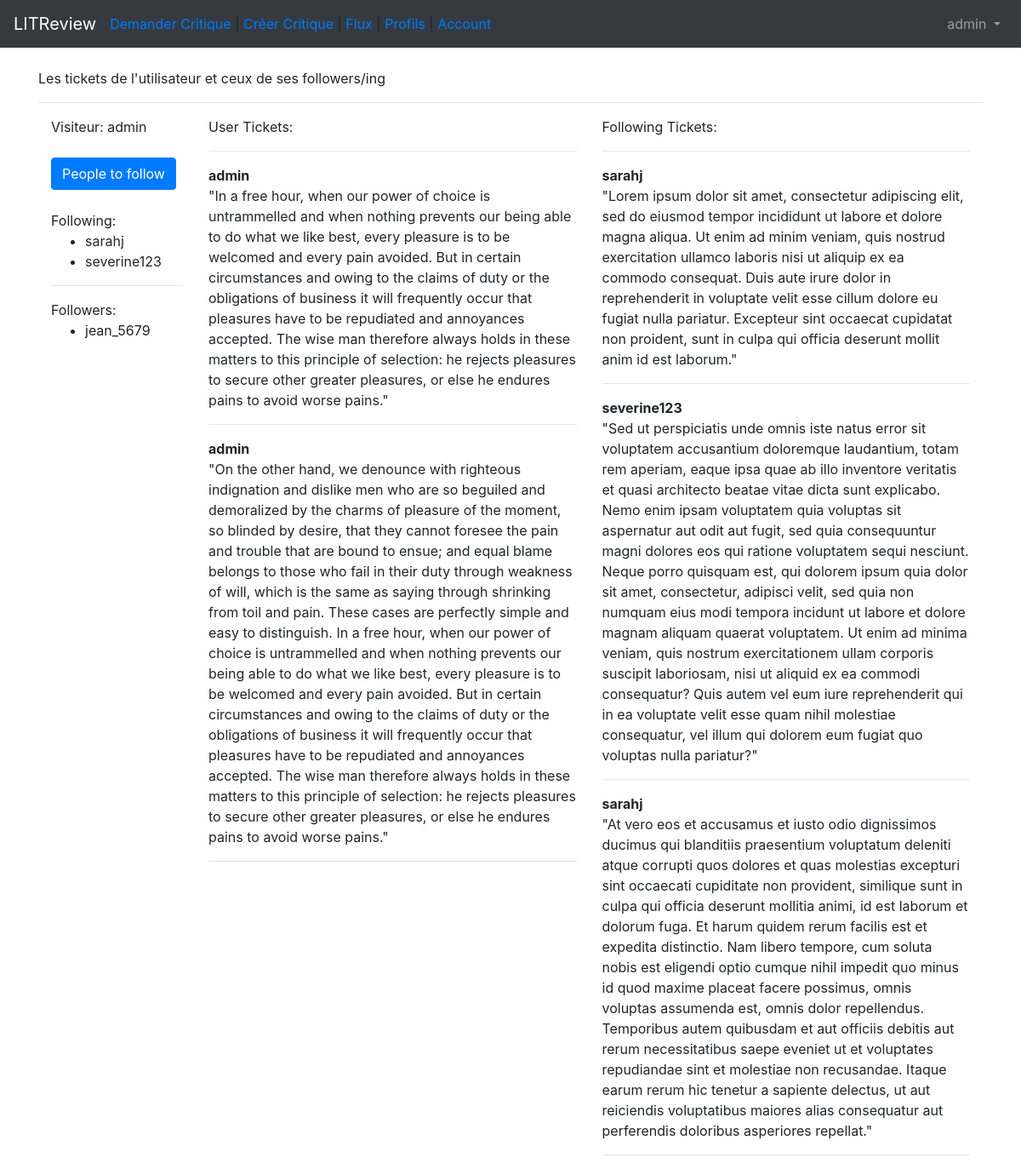
Screenshot of /tickets/account/ (signed in) with the database file from the repository.
### users/models.py (models this page shows)
class CustomUser(AbstractUser):
    age = models.PositiveIntegerField(null=True, blank=True)

### profiles/models.py (models this page shows)
class Profile(models.Model):
    user = models.OneToOneField(to=settings.AUTH_USER_MODEL, on_delete=models.CASCADE)
    following = models.ManyToManyField(to=settings.AUTH_USER_MODEL, related_name='following', blank=True)
    updated = models.DateTimeField(auto_now=True)
    created = models.DateTimeField(auto_now_add=True)
    def profiles_tickets(self):
        return self.ticket_set.all()
    def __str__(self):
        return str(self.user.username)
    class Meta:
        ordering = ('-created',)

### tickets/models.py (models this page shows, shortened)
class Ticket(models.Model):
    title = models.CharField(max_length=128)
    description = models.TextField(max_length=2048, blank=True)
    author = models.ForeignKey(Profile, on_delete=models.CASCADE)
    image = models.ImageField(null=True, blank=True)
    updated = models.DateTimeField(auto_now=True)
    created = models.DateTimeField(auto_now_add=True)
    class Meta:
        ordering = ['-created']

### tickets/views.py (the view)
# urls.py: path('account/', tickets_of_following_profiles, name='tickets-follow-view'),
@login_required
def tickets_of_following_profiles(request):
    profile = Profile.objects.get(user=request.user)
    users = [user for user in profile.following.all()]
    tickets = []
    qs= None
    for dude in users:
        p = Profile.objects.get(user=dude)
        p_tickets = p.ticket_set.all()
        tickets.append(p_tickets)
    my_tickets = profile.profiles_tickets()
    tickets.append(my_tickets)
    if len(tickets)>0:
        qs = sorted(chain(*tickets), reverse=True, key=lambda obj: obj.created)
    all_users = get_user_model().objects.values()
    context= {'profile':profile, 'tickets': qs, 'allusers': all_users}
    return render(request, 'tickets/main.html', context)

### tickets/templates/tickets/main.html (shortened to what this page needs)
{% extends 'base.html' %}
{% block content %}
Les tickets de l'utilisateur et ceux de ses followers/ing
<hr>
<div class="container">
    <div class="row">
        <div class="col-2">
            Visiteur: {{ profile }}
            <br><br>
            <a href="{% url 'profiles:profile-list-view' %}">
                <button type="button" class="btn btn-primary">People to follow</button>
            </a>
            <br><br>
            Following:
            <ul>
                {% for p in profile.following.all %}
                <li>{{p}}</li>
                {% endfor %}
            </ul>
            <hr>
            Followers: <br>
            <ul>
                {% for dude in user.following.all %}
                <li>{{dude}}</li>
                {% endfor %}
            </ul>
        </div>
        <div class="col-5">
            User Tickets:
            <hr>
            {% for t in tickets %}
                {% if profile == t.author %}
                <b>{{t.author}}</b>
                <br>
                {{t.description}}
                <hr>
                {% endif %}
            {% endfor %}
        </div>
        <div class="col-5">
            Following Tickets:
            <hr>
            {% for t in tickets %}
                {% if profile != t.author %}
                <b>{{t.author}}</b>
                <br>
                {{t.description}}
                <hr>
                {% endif %}
            {% endfor %}
        </div>
    </div>
</div>
{% endblock content %}

### templates/base.html (shortened to what this page needs)
<!DOCTYPE html>
<html lang="fr">
    <head>
        <link rel="stylesheet" href="https://cdn.jsdelivr.net/npm/bootstrap@4.6.0/dist/css/bootstrap.min.css">
        <link rel="stylesheet" href="https://cdnjs.cloudflare.com/ajax/libs/font-awesome/4.7.0/css/font-awesome.min.css">
    </head>
    <body>
        <nav class="navbar navbar-expand-md navbar-dark bg-dark mb-4">
            <a class="navbar-brand" href="{% url 'home' %}">LITReview</a>
            {% if user.is_authenticated %}
                <ul class="navbar-nav mr-auto">
                    <li class="nav-item">
                        <a href="{% url 'ticket_new' %}">Demander Critique</a>
                    </li>
                    <li class="nav-item">
                        <span>&nbsp;|&nbsp;</span>
                    </li>
                    <li class="nav-item">
                        <a href="">Créer Critique</a>
                    </li>
                    <li class="nav-item">
                        <span>&nbsp;|&nbsp;</span>
                    </li>
                    <li class="nav-item">
                        <a href="{% url 'ticket_list' %}">Flux</a>
                    </li>
                    <li class="nav-item">
                        <span>&nbsp;|&nbsp;</span>
                    </li>
                    <li class="nav-item">
                        <a href="{% url 'profiles:profile-list-view' %}">Profils</a>
                    </li>
                    <li class="nav-item">
                        <span>&nbsp;|&nbsp;</span>
                    </li>
                    <li class="nav-item">
                        <a href="{% url 'tickets-follow-view' %}">Account</a>
                    </li>
                </ul>
            {% endif %}
            <div class="collapse navbar-collapse" id="navbarCollapse">
                {% if user.is_authenticated %}
                <ul class="navbar-nav ml-auto">
                    <li class="nav-item">
                        <a class="nav-link dropdown-toggle"
                            href="#"
                            id="userMenu"
                            data-toggle="dropdown"
                            aria-haspopup="true"
                            aria-expanded="false">
                            {{ user.username }}
                        </a>
                    </li>
                </ul>
                {% else %}
                <form class="form-inline ml-auto">
                    <a href="{% url 'login' %}" class="btn btn-outline-secondary"> Se connecter</a>
                    <a href="{% url 'signup' %}" class="btn btn-primary ml-2"> S'inscrire</a>
                </form>
                {% endif %}
            </div>
        </nav>
        <div class="container">
            {% block content %}
            {% endblock content %}
        </div>
    </body>
</html>

### rows the page displays
CustomUser: username "admin"
Profile: user.username "admin"
CustomUser: username "sarahj"
CustomUser: username "severine123"
Profile: user.username "jean_5679"
Ticket: author "admin", description "\"In a free hour, when our power of choice is untrammelled and when nothing prevents our being able to do what we like best, every pleasure is to be welcomed and every pain avoided. But in certain circumstances and owing to the claims of duty or the obligations of business it will frequently occur that pleasures have to be repudiated and annoyances accepted. The wise man therefore always holds in these matters to this principle of selection: he rejects pleasures to secure other greater pleasures, or else he endures pains to avoid worse pains.\""
Ticket: author "admin", description "\"On the other hand, we denounce with righteous indignation and dislike men who are so beguiled and demoralized by the charms of pleasure of the moment, so blinded by desire, that they cannot foresee the pain and trouble that are bound to ensue; and equal blame belongs to those who fail in their duty through weakness of will, which is the same as saying through shrinking from toil and pain. These cases are perfectly simple and easy to distinguish. In a free hour, when our power of choice is untrammelled and when nothing prevents our being able to do what we like best, every pleasure is to be welcomed and every pain avoided. But in certain circumstances and owing to the claims of duty or the…"
Ticket: author "sarahj", description "\"Lorem ipsum dolor sit amet, consectetur adipiscing elit, sed do eiusmod tempor incididunt ut labore et dolore magna aliqua. Ut enim ad minim veniam, quis nostrud exercitation ullamco laboris nisi ut aliquip ex ea commodo consequat. Duis aute irure dolor in reprehenderit in voluptate velit esse cillum dolore eu fugiat nulla pariatur. Excepteur sint occaecat cupidatat non proident, sunt in culpa qui officia deserunt mollit anim id est laborum.\""
Ticket: author "severine123", description "\"Sed ut perspiciatis unde omnis iste natus error sit voluptatem accusantium doloremque laudantium, totam rem aperiam, eaque ipsa quae ab illo inventore veritatis et quasi architecto beatae vitae dicta sunt explicabo. Nemo enim ipsam voluptatem quia voluptas sit aspernatur aut odit aut fugit, sed quia consequuntur magni dolores eos qui ratione voluptatem sequi nesciunt. Neque porro quisquam est, qui dolorem ipsum quia dolor sit amet, consectetur, adipisci velit, sed quia non numquam eius modi tempora incidunt ut labore et dolore magnam aliquam quaerat voluptatem. Ut enim ad minima veniam, quis nostrum exercitationem ullam corporis suscipit laboriosam, nisi ut aliquid ex ea commodi…"
Ticket: author "sarahj", description "\"At vero eos et accusamus et iusto odio dignissimos ducimus qui blanditiis praesentium voluptatum deleniti atque corrupti quos dolores et quas molestias excepturi sint occaecati cupiditate non provident, similique sunt in culpa qui officia deserunt mollitia animi, id est laborum et dolorum fuga. Et harum quidem rerum facilis est et expedita distinctio. Nam libero tempore, cum soluta nobis est eligendi optio cumque nihil impedit quo minus id quod maxime placeat facere possimus, omnis voluptas assumenda est, omnis dolor repellendus. Temporibus autem quibusdam et aut officiis debitis aut rerum necessitatibus saepe eveniet ut et voluptates repudiandae sint et molestiae non recusandae. Itaque…"
